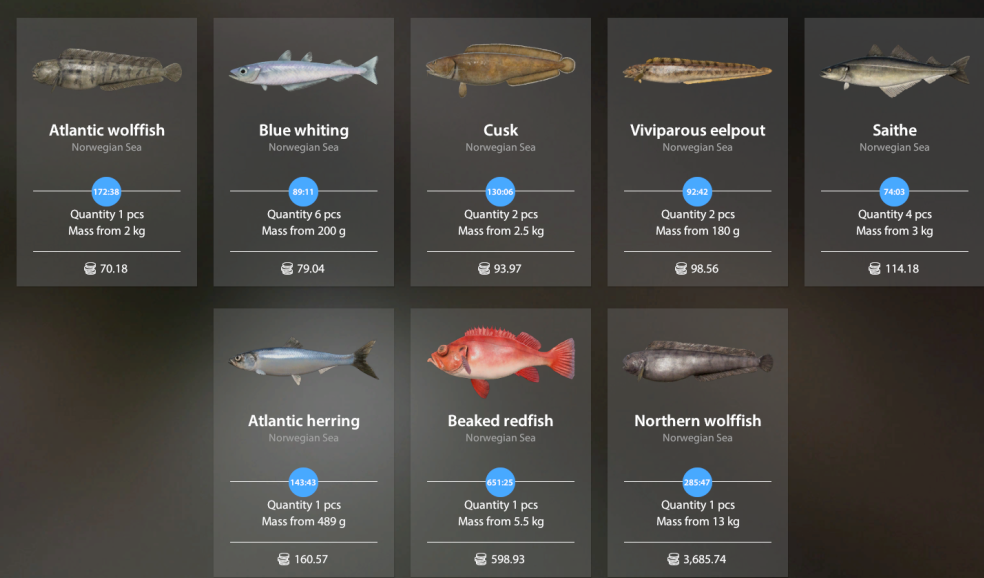
#> input picture ocr_training_full/Screenshot 2025-07-10 082415.png, 984 x 578 px; its folder holds 5 pictures in this run
$ python use_trained_ocr.py
#> lines starting #> are read from the running program, lines starting #| are printed output that depends on the picture; after the words box and inside, x2 and y2 are one past the last pixel; in counts of white or black regions, pixels touching at a corner belong together
import pytesseract
from PIL import Image
import cv2
import numpy as np
import json
import os

class RF4CafeOCR:
    def __init__(self, training_dir="ocr_training_full"):
        self.training_dir = training_dir
        self.load_training_data()

    def load_training_data(self):
        # Load ground truth for validation
        self.ground_truth = {}
        for json_file in os.listdir(self.training_dir):
            if json_file.endswith('.json'):
                with open(os.path.join(self.training_dir, json_file), 'r') as f:
                    base_name = json_file.replace('.json', '')
                    self.ground_truth[base_name] = json.load(f)

    def preprocess_image(self, image_path):
        # Preprocess image for better OCR
        # Read image
        img = cv2.imread(image_path)
#> img is the input picture: shape (578, 984, 3); mean B, G, R 66.7, 70.4, 73

        # Convert to grayscale
        gray = cv2.cvtColor(img, cv2.COLOR_BGR2GRAY)
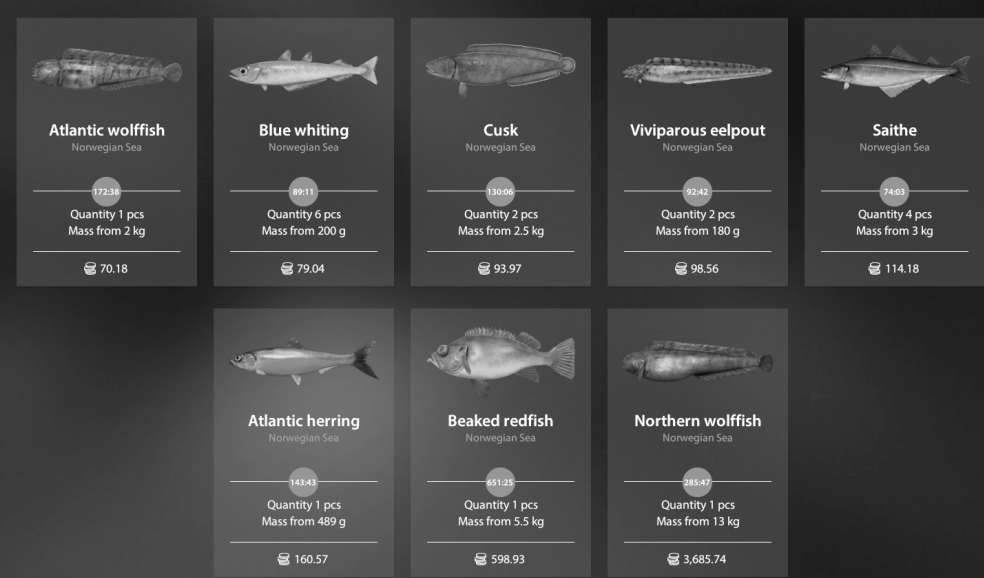
#> gray: shape (578, 984); min 10, max 255, mean 70.8

        # Apply threshold to get black text on white background
        _, thresh = cv2.threshold(gray, 0, 255, cv2.THRESH_BINARY + cv2.THRESH_OTSU)
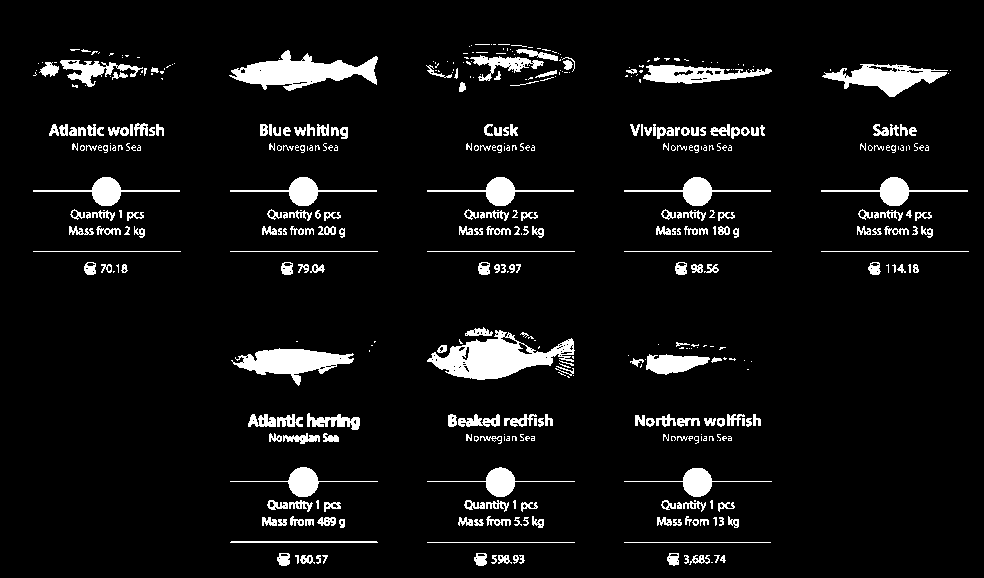
#> thresh: shape (578, 984); 6.8% white; 461 white regions (214 under 20 px), largest, box (x1, y1, x2, y2) and area: (427, 330, 575, 380) 3521, (229, 50, 378, 91) 2924, (231, 348, 354, 386) 2203

        # Denoise
        denoised = cv2.fastNlMeansDenoising(thresh)

        # Scale up for better OCR
        scaled = cv2.resize(denoised, None, fx=2, fy=2, interpolation=cv2.INTER_CUBIC)

        return scaled

    def extract_text(self, image_path, use_preprocessing=True):
        # Extract text from cafe order image
        if use_preprocessing:
            img = self.preprocess_image(image_path)
        else:
            img = Image.open(image_path)

        # Use Tesseract with custom config
        custom_config = r'--oem 3 --psm 6'
#> (the run stopped early here; a loop or call above may not have finished)
